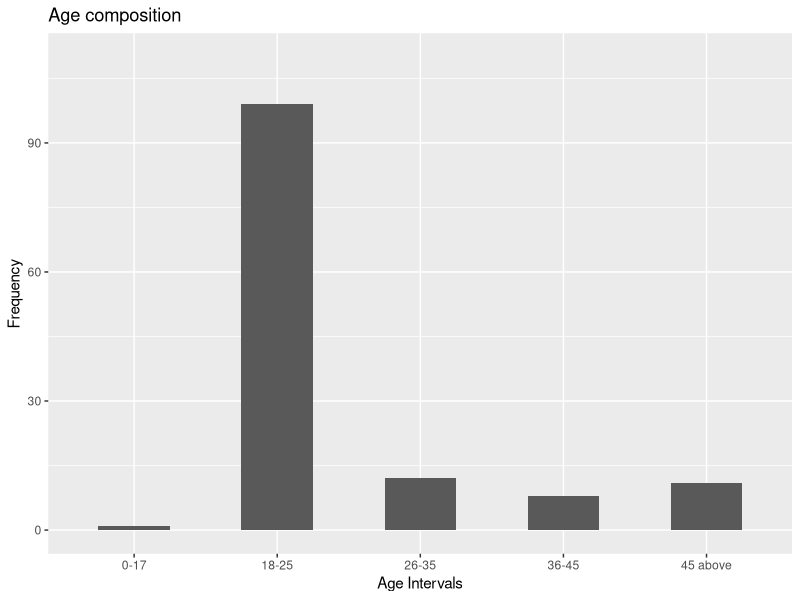
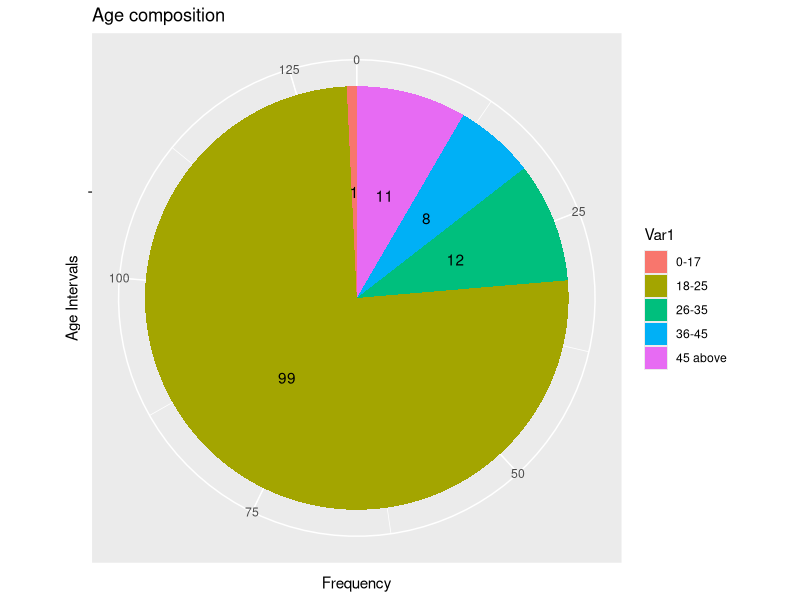
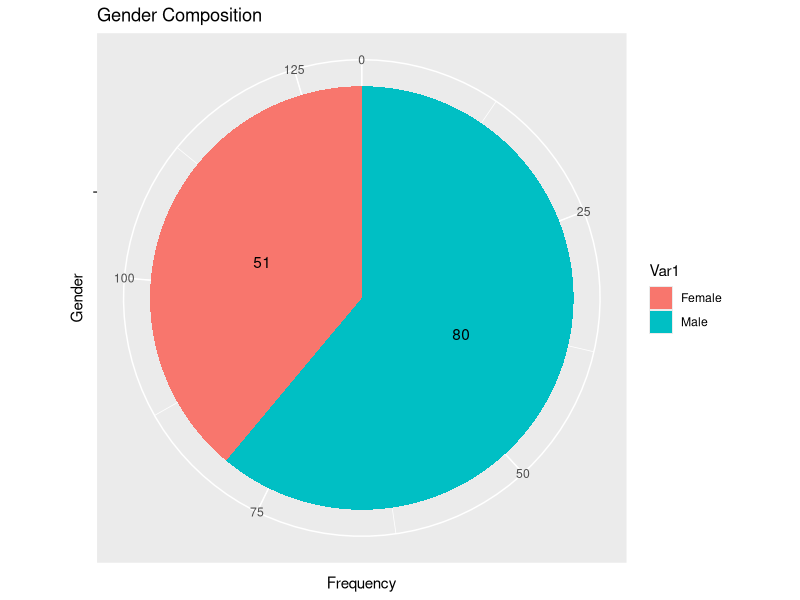
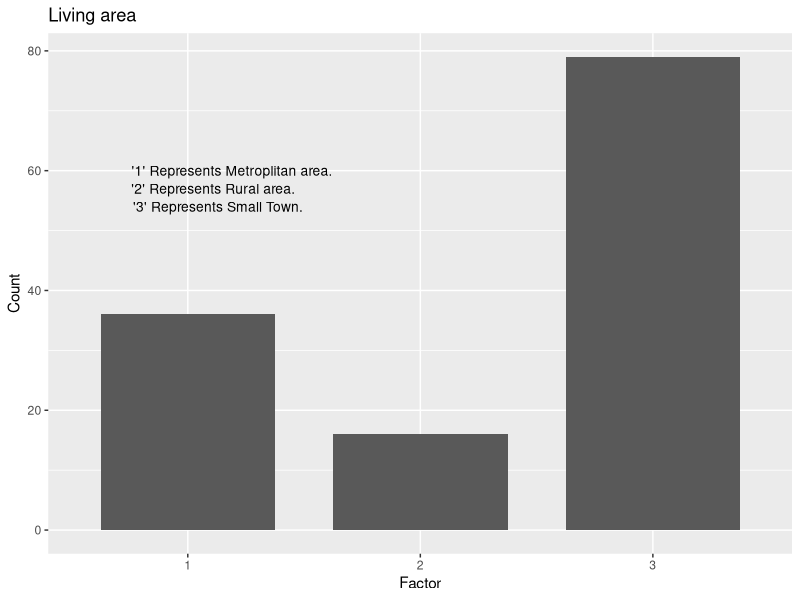
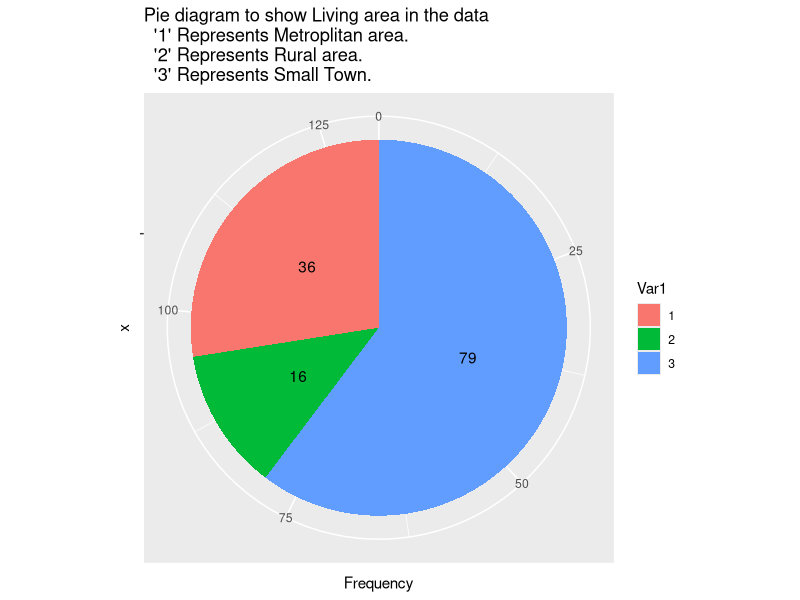
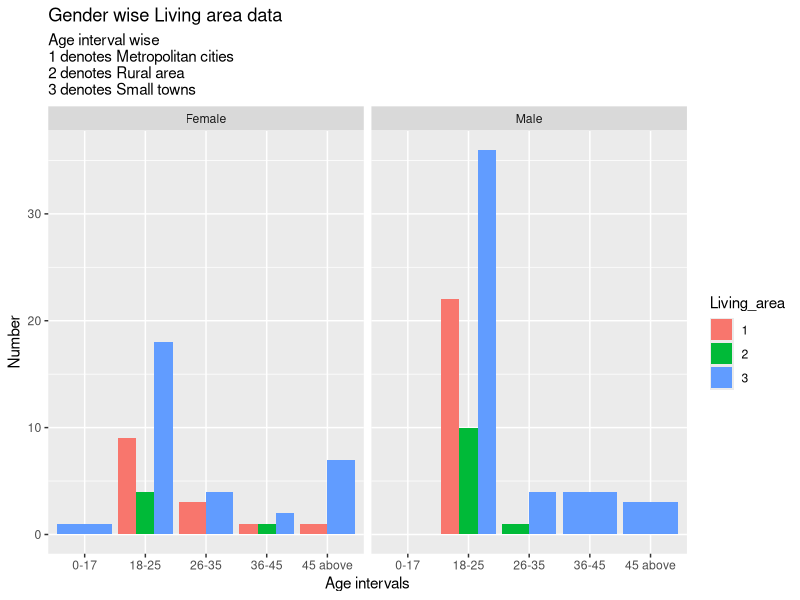
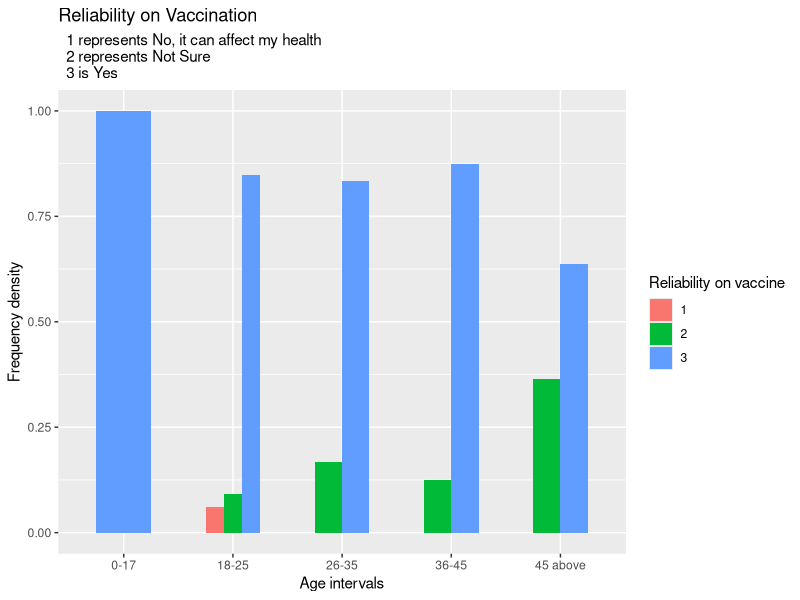
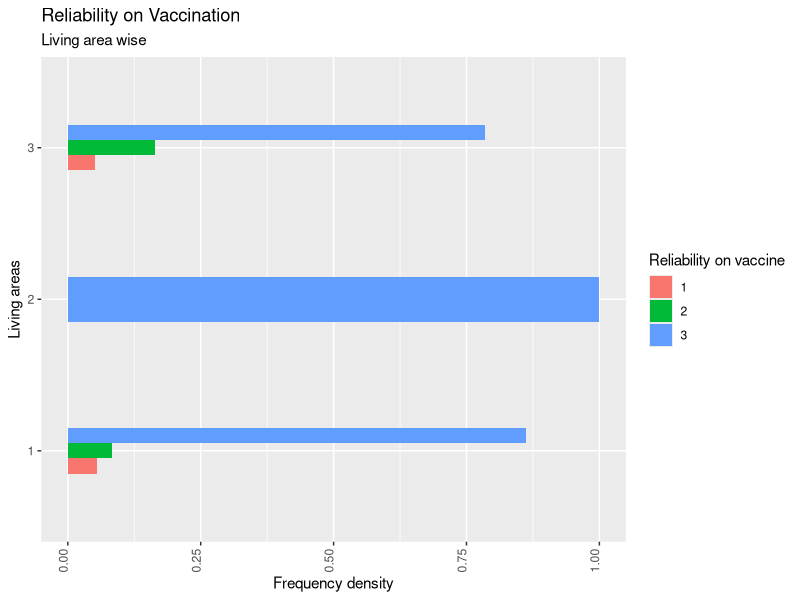

The R script that drew these images, in order:
## CALLING THE DATA

rm(list=ls())
df <- read.csv(file = "Vaccination.csv",header = TRUE)
head(df)

## CALLING THE LIBRARIES
library(dplyr)
library(ggplot2)

##PREPARING THE DATA TO ANALYZE
## Columns to be modified--- Living area, Vac_safe, Vac_status, Vac_reliable, CoWin, Vac_symptom   
## Changing the column names to something short for future use.
colnames(df) <- c("TimeStamp","Age","Gender","Living_area","Vac_safe","Vac_status","Travel","1st_choice",
                    "2nd_choice","3rd_choice","4th_choice","5th_choice","6th_choice","Vac_brand",
                    "Vac_reliable","CoWin","Vac_app_easy","waiting_time","Social_dis","Hygiene",
                    "Vac_symptom","Govt_effort")

data <- df
data$Living_area <- as.numeric(as.factor(data$Living_area))
table (data$Living_area) 
##here we are using to represent the entire column "Living_area" as a factor of (1,2,3)
## 1 represents Metropolitan city
## 2 represents Rural area 
##3 is small town.

data$Vac_safe <- as.numeric (as.factor(data$Vac_safe))
##here we are using to represent the entire column "Vaccination_safe" as a factor of (1,2,3)
## 1 represents "No, it can affect my health", 
## 2 represents "Not Sure" 
## 3 is "Yes"

data$Vac_status <- as.numeric (as.factor(data$Vac_status))
table (data$Vac_status)
##here we are using to represent the entire column "Vaccination_status" as a factor of (1,2,3)
## 1 represents "1st dose is taken", 
## 2 represents "Both doses taken" 
## 3 is "Not Vaccinated".

data$Vac_reliable <- as.numeric (as.factor(data$Vac_reliable))
##here we are using to represent the entire column "Vaccination_reliability" as a factor of (1,2,3)
## 1 represents "Free vaccines offered by the Government", 
## 2 represents "Paid vaccines offered by private organizations".

data$CoWin <- as.numeric (as.factor(data$CoWin))
## 1 represents "No, I have not used the portal", 
## 2 represents "Yes, but I did not face any problem", and
## 3 represents "Yes, I faced a lot of issues while booking".

data$Vac_symptom <- as.numeric (as.factor(data$Vac_symptom))
## 1 represents "After 1st dose", 
## 2 represents "After 2nd dose", and
## 3 represents "After both doses"
## 4 represents "No, I did not face any".

## Looking at the data Demographically ____ Plots we need to do initially___
## 1. Age, 2. Gender, 3. Living_area, 4. Living_area wrt Gender and Age using multiple bar chart , 5. Gender based on different age interval using multiple bar chart

## Bar and pie diagram of age composition of the data
df <- data.frame(table(data$Age))
bar <- ggplot(data=df,aes(y=Freq,x=Var1),beside=T)+geom_bar(stat="identity",width = 0.5)+
  labs(title="Age composition",x="Age Intervals",y="Frequency")+ylim(0,110)
bar

bar1 <- ggplot(data=df,aes(y=Freq,x="",fill=Var1))+geom_bar(stat="identity",width = 0.5)+
  labs(title="Age composition",x="Age Intervals",y="Frequency")
pie <- bar1 + coord_polar("y",start=0)
pie + geom_text(label=paste(df$Freq),position=position_stack(vjust = 0.5))


##pie diagram for gender composition of the data
df1 <- data.frame(table(data$Gender))
bar1 <- ggplot (df1, aes(y = Freq,x = "", fill= Var1))+geom_bar(stat = "identity", width = 0.5)+
  labs(title = "Gender Composition", x= "Gender", y= "Frequency")
pie<- bar1+ coord_polar("y", start = 0)
pie + geom_text(label=paste(df1$Freq),position=position_stack(vjust = 0.5))


##Bar and pie diagram of to categorize the living area of the data
table(data$Living_area)
df2 <- data.frame(table(data$Living_area))
bar <- ggplot(data=df2,aes(y= Freq,x= Var1),beside=T)+geom_bar(stat="identity",width = .75)+
  labs(title="Living area",x="Factor",y="Count")+
  annotate("text", x=1.19, y=60, label= "'1' Represents Metroplitan area.",size=3.5)+
  annotate("text", x=1.11, y=57, label= "'2' Represents Rural area.",size=3.5)+
  annotate("text", x=1.13, y=54, label= "'3' Represents Small Town.",size=3.5)
bar

bar1 <- ggplot(data=df2,aes(y=Freq ,x="",fill= Var1))+geom_bar(stat="identity",width = 0.5)+
  labs(title="Pie diagram to show Living area in the data
  '1' Represents Metroplitan area.
  '2' Represents Rural area.
  '3' Represents Small Town.",y="Frequency")
pie <- bar1 + coord_polar("y",start=0)
pie + geom_text(label=paste(df2$Freq),position=position_stack(vjust = 0.5))



##Living_area wrt Gender and Age using multiple bar chart 
names(data)
df <-data%>%
  group_by(Living_area,Gender,Age)
df$Age  

df1 <- df[df$Age=="18-25",]
df2 <- df1[df1$Gender=="Male",]
tab1 <- data.frame(table(df2$Living_area))
count1 <- nrow(tab1)
df3 <- df1[df1$Gender=="Female",]
tab2 <- data.frame(table(df3$Living_area))
count2 <- nrow(tab2)

df1 <- df[df$Age=="26-35",]
df2 <- df1[df1$Gender=="Male",]
tab3 <- data.frame(table(df2$Living_area))
count3 <- nrow(tab3)
df3 <- df1[df1$Gender=="Female",]
tab4 <- data.frame(table(df3$Living_area))
count4 <- nrow(tab4)

df1 <- df[df$Age=="36-45",]
df2 <- df1[df1$Gender=="Male",]
tab5 <- data.frame(table(df2$Living_area))
count5 <- nrow(tab5)
df3 <- df1[df1$Gender=="Female",]
tab6 <- data.frame(table(df3$Living_area))
count6 <- nrow(tab6)

df1 <- df[df$Age=="45 above",]
df2 <- df1[df1$Gender=="Male",]
tab7 <- data.frame(table(df2$Living_area))
count7 <- nrow(tab7)
df3 <- df1[df1$Gender=="Female",]
tab8 <- data.frame(table(df3$Living_area))
count8 <- nrow(tab8)

df1 <- df[df$Age=="0-17",]
df2 <- df1[df1$Gender=="Male",]
tab9 <- data.frame(table(df2$Living_area))
count9 <- nrow(tab9)
df3 <- df1[df1$Gender=="Female",]
tab10 <- data.frame(table(df3$Living_area))
count10 <- nrow(tab10)

bar_data <- data.frame(Age =c(rep("18-25",6),rep("26-35",4),rep("36-45",4),rep("45 above",3),rep("0-17",1)),Living_area=c(tab1$Var1,tab2$Var1,tab3$Var1,tab4$Var1,tab5$Var1,tab6$Var1,tab7$Var1,tab8$Var1,tab9$Var1,tab10$Var1),
                       Gender=c(rep("Male",count1),rep("Female",count2),rep("Male",count3),rep("Female",count4),rep("Male",count5),rep("Female",count6),rep("Male",count7),rep("Female",count8),rep("Male",count9),rep("Female",count10)),
                       value=c(tab1$Freq,tab2$Freq,tab3$Freq,tab4$Freq,tab5$Freq,tab6$Freq,tab7$Freq,tab8$Freq,tab10$Freq)) 

bar_data
ggplot(data=bar_data,aes(x=Age,fill=Living_area,y=value))+
  geom_bar(position="dodge",stat="identity",size=0.8)+facet_wrap(~Gender)+
  labs(y="Number",x="Age intervals",title="Gender wise Living area data",
       subtitle="Age interval wise
1 denotes Metropolitan cities
2 denotes Rural area
3 denotes Small towns")




## EXPLORATORY DATA ANALYSIS
## 1.Vaccination safe wrt age
age_count <- data %>% 
  group_by(Age) %>% 
  summarise(count=n())
age_count
age_safe <- data %>% 
  group_by(Age,Vac_safe) %>%
  summarise(count=n())
age_safe
tab1 <- data.frame(table(age_safe$Age))
age_safe$tot_count <- rep(rep(age_count$count,times=tab1$Freq))  
age_safe$freq_den <- age_safe$count/age_safe$tot_count
ggplot(data=age_safe,aes(x=Age,y=freq_den,fill=as.factor(Vac_safe)),beside=TRUE)+geom_bar(position="dodge",stat="identity",width=0.5)+
  labs(title="Reliability on Vaccination",subtitle="  1 represents No, it can affect my health 
  2 represents Not Sure 
  3 is Yes",x="Age intervals",y="Frequency density",fill="Reliability on vaccine")


## 2. Vaccination safe wrt living area
living_count <- df%>%
  group_by(Living_area) %>% 
  summarise(count=n())
living_safe <- df %>% 
  group_by(Living_area,Vac_safe) %>% 
  summarise(count=n())  
living_safe
tab2 <- data.frame(table(living_safe$Living_area))
living_safe$count_tot <- rep(living_count$count,times=tab2$Freq)  
living_safe$freq_den <- living_safe$count/living_safe$count_tot
ggplot(data=living_safe,aes(x=as.factor(Living_area),y=freq_den,fill=as.factor(Vac_safe)))+
  geom_bar(position="dodge",stat="identity",width = 0.3)+
  labs(title="Reliability on Vaccination",x="Living areas",y="Frequency density",subtitle="Living area wise",fill="Reliability on vaccine")+
  theme(axis.text.x=element_text(angle=90,hjust=1,vjust=0))+coord_flip()

## 3. Vaccination safe wrt Gender
gen_count <- df %>%
  group_by(Gender) %>% 
  summarise(count=n())
gen_safe <- df %>% 
  group_by(Gender,Vac_safe) %>% 
  summarise(count=n())
tab3 <- data.frame(table(gen_safe$Gender))
gen_safe$count_tot <- rep(gen_count$count,times=tab3$Freq)  
gen_safe$freq_den <- gen_safe$count/gen_safe$count_tot
ggplot(data=gen_safe,aes(x=as.factor(Gender),y=freq_den,fill=as.factor(Vac_safe)))+
  geom_bar(position="dodge",stat="identity",width=0.3)+
  labs(title="Reliability on Vaccination",x="Gender",y="Frequency density",subtitle="Gender wise",fill="Reliability on vaccine")+
  coord_flip()

#4. FREQUENCY-density analysis of Vaccination status wrt  Age and gender
agestatus <- data.frame(data$Age, data$Vac_status, data$Gender)
tabage <- data.frame(table (agestatus))
colnames(tabage)<- c("Age","Vaccination_Status","Gender","Number")
agestatus1 <- split(tabage,tabage$Gender)
agestatus_male <- agestatus1$Male
agestatus_female <- agestatus1$Female

age_count <- data %>% 
  group_by(Age,Gender) %>% 
  summarise(count=n())
age_count
age_count_M <- age_count[age_count$Gender=="Male",]
age_counttemp <- data.frame(Age="0-17",Gender="Male",count= 0)
age_count_M <- rbind (age_counttemp,age_count_M)
age_count_M1 <- rep(age_count_M$count,3)

age_count_F <- age_count[age_count$Gender=="Female",]
age_count_F1 <- rep(age_count_F$count,3)

agestatus_male$freq <- agestatus_male$Number/age_count_M1
agestatus_male$freq <- replace (agestatus_male$freq,c(1,6,11),0)
agestatus_female$freq <- agestatus_female$Number/age_count_F1
agestatus_gender <- rbind(agestatus_male,agestatus_female)


ggplot(data=agestatus_gender,aes(x= Age,y= freq,fill= Vaccination_Status))+
  geom_bar(position="dodge",stat="identity",size=0.8)+ facet_wrap(~Gender)+
  labs(y="Frequency density",x="Age Groups",title="Vaccination status data", subtitle="Gender wise
1 represents First dose is taken 
2 denotes Both dose is taken
3 denotes Not Vaccinated")

#5. Living area vs vaccination status
data2 <- df
living <- data2 %>% 
  group_by(Vac_status,Living_area) %>% 
  summarise (count= n())
living$freq_den <- living$count/living_count$count
tab4<- data.frame(table(living$Living_area))
ggplot(data=living,aes(x= Living_area,y= freq_den,fill= Vac_status))+
  geom_bar(position="dodge",stat="identity",size=0.8,width=0.3)+
  labs(y="Frequency density",x="Living area",title="Vaccination status",subtitle="Living area wise")+ coord_flip()


#6. Reliability on vaccine provider vs Living area 
living1 <- df %>% 
  group_by(Vac_reliable,Living_area) %>% 
  summarise (total= n())
living1
living1$freq_density <- living1$total/living_count$count

ggplot(data=living1,aes(x= Living_area,y= freq_density,fill= Vac_reliable))+
  geom_bar(position="dodge",stat="identity",width =0.4)+ coord_flip()+
  labs(y="Frequency density",x="Living Area",title="Reliability on vaccine provider",
       fill= "Vaccine Provider", subtitle = "Living area wise")

#7. Drawing an inference from the data about vaccine reliability by plotting the 
# travel area and the living area
avail <- df %>% 
  group_by(Travel,Living_area) %>% 
  summarise (count= n())
avail$freq_density <- avail$count/living_count$count 
ggplot(data=avail,aes(x= Living_area,y= avail$freq_density,fill= Travel))+
  geom_bar(position="dodge",stat="identity",width =0.4)+
  labs(y="Frequency density",x="Living Area",title="Travel to get the vaccine",
       fill= "Travel to get the vaccine", subtitle = "Living area wise")
